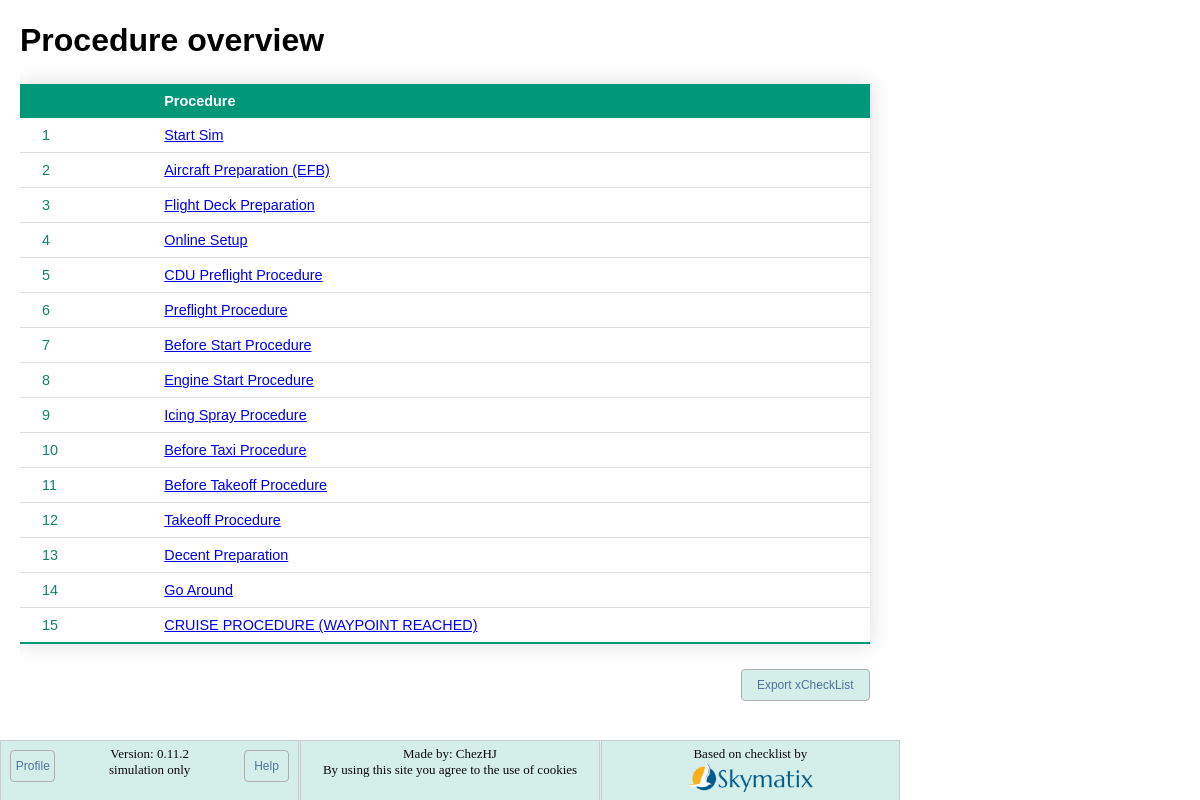
/procedures/, run on an earlier commit of the app's database.
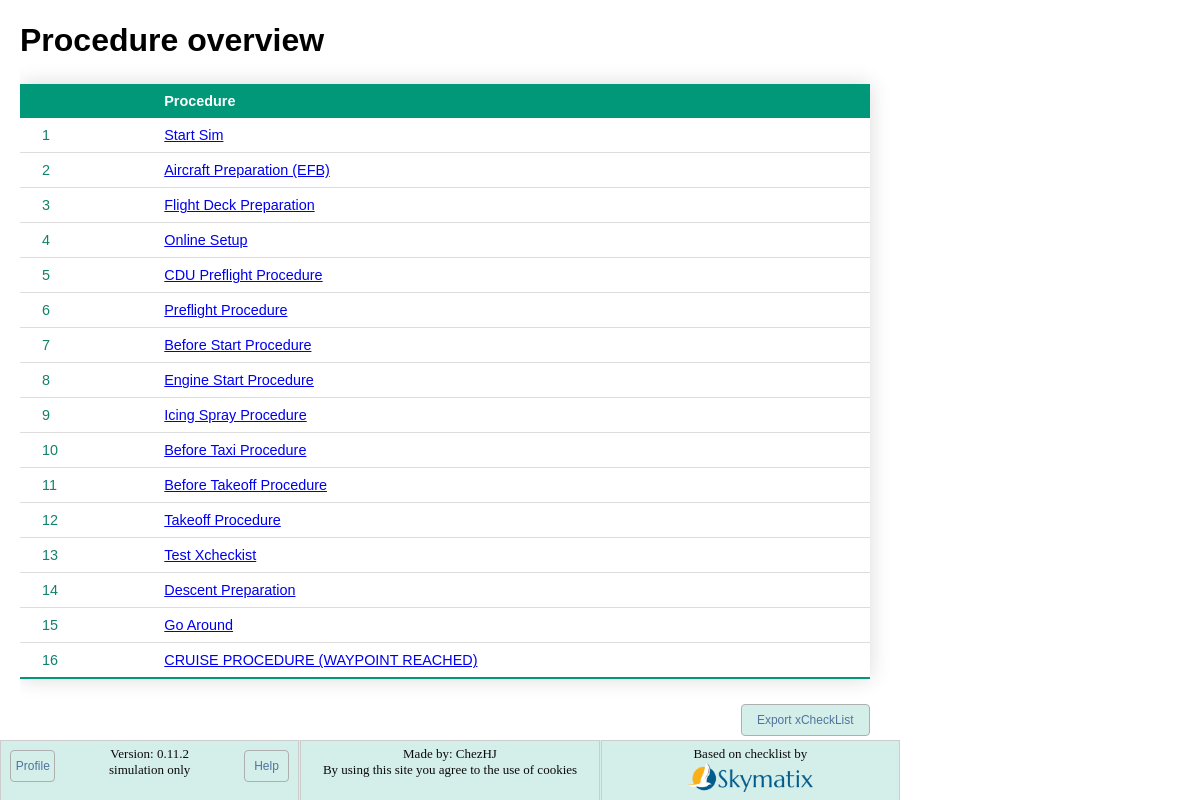
And on a later commit of the database.
### checklist/models.py (models this page shows, shortened)
class Procedure(models.Model):
    title = models.CharField(max_length=40)
    step = models.PositiveIntegerField()
    slug = models.SlugField(unique=True)
    show_expression = models.TextField(blank=True)
    auto_continue = models.BooleanField(default=False)
    def get_absolute_url(self):
        return reverse("checklist:detail", kwargs={"slug": self.slug})

### checklist/views.py (the view)
# urls.py: path("procedures/", views.IndexView.as_view(), name="index"),
class IndexView(generic.ListView):
    template_name = "checklist/index.html"
    context_object_name = "procedure_list"
    def get_queryset(self):
        return Procedure.objects.order_by("step")

### checklist/templatetags/environment_tags.py (called while the page is built)
@register.filter
def setting(key):
    return getattr(conf_settings, key, None)

### checklist/templates/checklist/index.html (shortened to what this page needs)
{% extends "checklist/base.html" %}
{% block content %}
    <h1 class="styled-text">Procedure overview</h1>
    {% if procedure_list %}
        <div class="table-div">
            <table id="Table1" class="styled-table">
                <thead>
                    <tr>
                        <th>&nbsp;</th>
                        <th>Procedure</th>
                    </tr>
                </thead>
                <tbody>
                    {% for proc in procedure_list %}
                        <tr>
                            <td>{{ forloop.counter }}</td>
                            <td>
                                <a href="{{ proc.get_absolute_url }} ">{{ proc.title }}</a>
                            </td>
                        </tr>
                    {% endfor %}
                </tbody>
            </table>
            <div class="btn-bar">
                <a class="btn btn-right" href=" {% url 'checklist:export' %} ">Export xCheckList</a>
            </div>
        </div>
    {% else %}
        <p>No items are available.</p>
    {% endif %}
{% endblock content %}

### checklist/templates/checklist/base.html (shortened to what this page needs)
<!DOCTYPE html>
<html lang="en">
    <head>
        {% load static %}
        {% load environment_tags %}
        <link rel="stylesheet"
              type="text/css"
              href="{% static 'checklist/style.css' %}">
    </head>
    <body class="body">
        <div class="content" id="content">
            {% block content %}
            {% endblock content %}
        </div>
        <div class="footer">
            <div class="column footer-left">
                <a class="btn btn-left btn-mid" href="{% url 'checklist:profile' %} ">Profile</a>
                Version:  {{ 'VERSION'|setting }}
                <a class="btn btn-right btn-mid"
                   href="https://github.com/chezhj/SmartTrainingChecklist/wiki/Smart-training-checklist-wiki"
                   target="_blank">Help</a>
                <br>
                simulation only
            </div>
            <div class="column footer-center">
                Made by: ChezHJ
                <br>
                By using this site you agree to the use of cookies
                <br>
            </div>
            <div class="column footer-right">
                Based on checklist by
                <br>
                <a href="https://forums.x-plane.org/index.php?/profile/136100-skymatix/"
                   target="_blank">
                    <img src="{% static 'checklist/VA_logo.png' %}"
                         width="124"
                         height="30"
                         alt="Skymatix logo"
                         class="footer-img">
                </a>
            </div>
        </div>
    </body>
</html>

### checklist/static/checklist/style.css (style rules this page uses)
.styled-text { font-family: sans-serif; width: fit-content; }
.styled-table { border-collapse: collapse; margin: 25px 0; font-size: 0.9em; font-family: sans-serif; min-width: 850px; color: #14816b; box-shadow: 0 0 20px rgba(0, 0, 0, 0.15); }
.styled-table thead tr { background-color: #009879; color: #ffffff; text-align: left; }
.styled-table th, .styled-table td { padding: 9px 22px; }
.styled-table tbody tr { border-bottom: 1px solid #dddddd; }
.styled-table tbody tr:last-of-type { border-bottom: 2px solid #009879; }
.btn { font-family: sans-serif; text-align: center; font-size: 12px; color: #51739d; background-color: #d4eee9; border-radius: 4px; width: 15%; padding: 8px 0; border: 1px solid #afafaf; text-decoration: none; cursor: pointer; }
.btn-right { float: right; margin-left: auto; }
.btn-left { float: left; }
.btn-mid { margin: 1.5%; }
.footer { left: 0; bottom: 0; width: 100%; max-width: 900px; background-color: rgb(212, 238, 233); color: rgb(11, 11, 11); text-align: center; height: 60px; position: absolute; right: 0px; overflow: hidden; display: grid; grid-template-columns: 1fr 1fr 1fr; grid-template-areas: "Left Center Right"; gap: 1px; font-size: 13px; }
.body { height: 100%; width: 100%; min-width: 900px; margin: 0; overflow: auto; }
.content { position: absolute; top: 1px; bottom: 60px; left: 20px; right: 20px; overflow: auto; margin-bottom: 2px; }
.btn-bar { height: 45px; max-width: 850px; }
.column { border: 1px solid #ccc; padding: 5px; }
.footer-img { width: auto; height: 30px; }
.footer-left { grid-area: Left; }
.footer-center { grid-area: Center; }
.footer-right { grid-area: Right; }
.table-div { width: 100% }

What changed in the data, as far as the page shows it:
added Procedure: title "Test Xcheckist"
changed Procedure: title "Decent Preparation" → "Descent Preparation"
